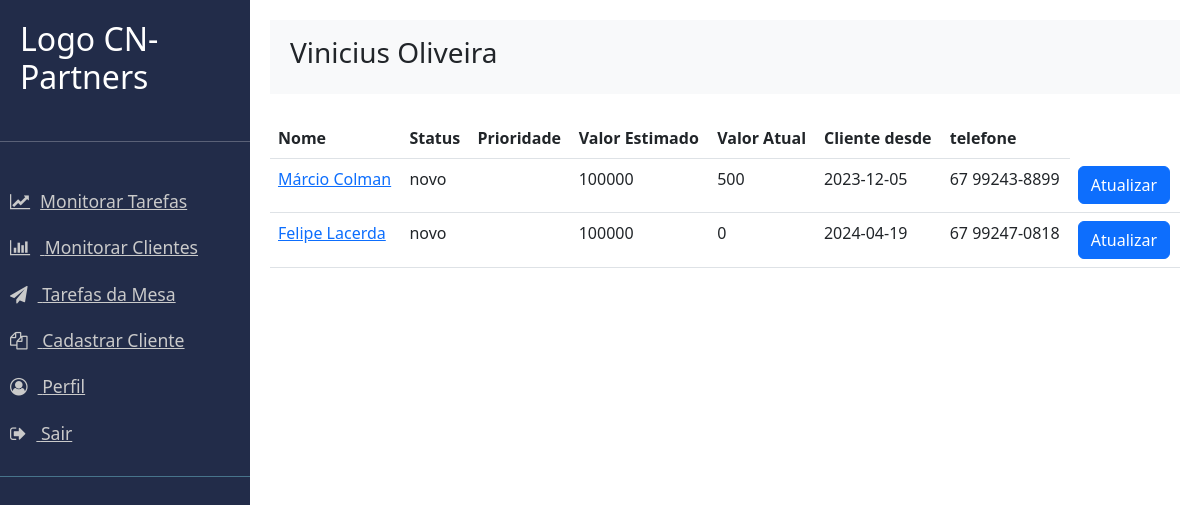
/monitorar (signed in), run on an earlier commit of the app's database.
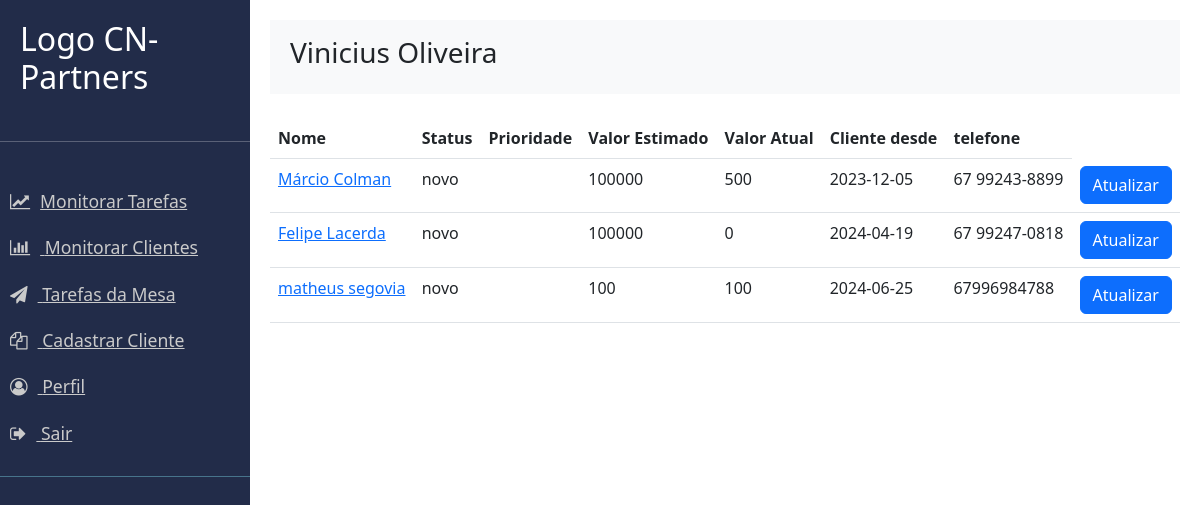
And on a later commit of the database.
### app.py (models this page shows)
class Clientes(db.Model):
    id: Mapped[int] = mapped_column(Integer, primary_key=True)
    nome: Mapped[str] = mapped_column(String(250), nullable=False)
    pj: Mapped[int] = mapped_column(Integer, nullable=False)
    email: Mapped[str] = mapped_column(String(250), nullable=False)
    telefone: Mapped[str] = mapped_column(String(30), nullable=False)
    endereco: Mapped[str] = mapped_column(String(300), nullable=True)
    id_assessor: Mapped[str] = mapped_column(Integer, nullable=False)
    assessor: Mapped[str] = mapped_column(String(250), nullable=False)
    conta: Mapped[int] = mapped_column(Integer, nullable=True, unique=True)
    cod_bolsa: Mapped[int] = mapped_column(Integer, nullable=True, unique=True)
    perfil: Mapped[int] = mapped_column(Integer, nullable=True)
    valor_estimado: Mapped[int] = mapped_column(Integer, nullable=True)
    valor_atual: Mapped[int] = mapped_column(Integer, nullable=True)
    abertura: Mapped[Date] = mapped_column(Date, nullable=True)
    fechamento: Mapped[Date] = mapped_column(Date, nullable=True)
    inicio: Mapped[Date] = mapped_column(Date, nullable=True)
    status: Mapped[str] = mapped_column(String(250), nullable=True)

### main.py (the view)
@app.route('/monitorar', methods=["POST", "GET"])
@login_required
def monitorar():
    name = session.get('user_name')
    user_id = session.get('user_id')
    admin = session.get("admin")
    mesa = session.get("mesa")
    print(mesa)
    result = db.session.execute(db.select(Clientes).where(Clientes.id_assessor == user_id))
    clientes = result.scalars()
    return render_template('monitorar.html', user_name=name, user_id=user_id, clientes=clientes, admin=admin, mesa=mesa)

### main.py (called while the page is built)
@login_manager.user_loader
def load_user(user_id):
    return db.get_or_404(User, user_id)

@app.before_request
def make_session_permanet():
    session.permanent = True
    app.permanet_session_lifetime = timedelta(minutes=20)

### templates/monitorar.html (shortened to what this page needs)
{% extends 'base.html' %}
{% block content%}
<div class="" id="">
    <table class="table" >
        <thead>
            <tr>
                <th scope="col">Nome</th>
                <th scope="col">Status</th>
                <th scope="col">Prioridade</th>
                <th scope="col">Valor Estimado</th>
                <th scope="col">Valor Atual</th>
                <th scope="col">Cliente desde</th>
                <th scope="col">telefone</th>
            </tr>
        </thead>
        <tbody>
            {% for cliente in clientes %}
            <tr>
              <td><a href="{{ url_for('sessiondid', did=cliente.id, route='tarefas') }}"> {{ cliente.nome }} </a></td>
              <td>{{ cliente.status }}</td>
              <td>{{ cliente.prioridade }}</td>
              <td>{{ cliente.valor_estimado }}</td>
              <td>{{ cliente.valor_atual }}</td>
              <td>{{ cliente.inicio }} </td>
              <td>{{ cliente.telefone }}</td>
              <td><a href="{{ url_for('sessiondid', did=cliente.id, route='tarefas') }}" class="btn btn-primary">Atualizar</a></td>
            </tr>
            {% endfor %}
            <br>
        </tbody>
    </table>
</div>
{%endblock%}

### templates/base.html (shortened to what this page needs)
<!doctype html>
<html lang="en">
<head>
    <link href="https://cdn.jsdelivr.net/npm/bootstrap@5.3.0-alpha3/dist/css/bootstrap.min.css" rel="stylesheet">
    <link rel="stylesheet" href="https://cdnjs.cloudflare.com/ajax/libs/font-awesome/4.7.0/css/font-awesome.min.css">
    <link rel="stylesheet" href="../static/css/style4.css">
</head>
<body>
    <div class="wrapper" >
        <nav id="sidebar">
            <div class="sidebar-header">
                <h2>Logo CN-Partners</h2>
            </div>
            <hr>
            <ul class="list-unstyled components">
                <li> <a href="{{url_for('monitorar_tarefas')}}"><i class="fa fa-line-chart"></i>Monitorar Tarefas</a></li>
                <li> <a href="{{url_for('monitorar')}}"> <i class="fa fa-bar-chart"></i> Monitorar Clientes </a>  </li>
                {% if mesa == 1: %}
                <li> <a href="{{url_for('tarefas_mesa')}}"> <i class="fa fa-paper-plane"></i> Tarefas da Mesa </a> </li>
                {% endif%}
                <li>  <a href={{url_for('cadastrar')}}> <i class="fa fa-copy"></i> Cadastrar Cliente </a>  </li>
                <li>  <a href="{{url_for('perfil')}}">  <i class="fa fa-user-circle-o"></i>  Perfil  </a>  </li>
                <li>  <a href="{{ url_for('logout') }}"> <i class="fa fa-sign-out"></i> Sair </a> </li>
            </ul>
        </nav>
        <div id="content">
            <nav class="navbar navbar-expand-lg navbar-light bg-light">
                <div class="container-fluid">
                    <div class="m-2" id="rowtext ">
                        <h3>{{user_name}}</h3>
                    </div>
                </div>
            </nav>
            {% block content %}{% endblock %}
        </div>
    </div>
</body>
</html>

### static/css/style4.css (style rules this page uses)
.wrapper { display: flex; height: 100vh; }
#sidebar { flex-shrink: 0; width: 250px; height: 100%; color: #ffffff; }
#content { flex-grow: 1; padding: 20px; }
.wrapper { display: flex; align-items: stretch; }
#sidebar { min-width: 250px; max-width: 250px; background: #222c49; color: #ffffff; transition: all 0.3s; }
#sidebar ul li a { text-align: left; color: #CACACA; }
#sidebar .sidebar-header { padding: 20px; background: #222c49; }
#sidebar ul.components { padding: 20px 0; border-bottom: 1px solid #47748b; }
#sidebar ul li a { padding: 10px; font-size: 1.1em; display: block; color: #CACACA; }
#sidebar ul li a i { margin-right: 10px; }
#content { padding: 20px; min-height: 100vh; transition: all 0.3s; }

What changed in the data, as far as the page shows it:
added Clientes: nome "matheus segovia", status "novo", valor_estimado "100", valor_atual "100", inicio "2024-06-25", telefone "67996984788"
